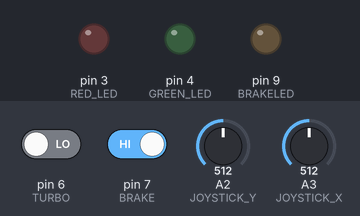
A sketch run on a simulated Arduino Pro Mini, built with avr-gcc and run on an emulated ATmega328P. On the bench: output pins drawn as LEDs (lit = HIGH). Inputs (shaded band) come from the test bench; at power-on: pin 7 (BRAKE) HIGH, A2 (JOYSTICK_Y) = 512, pin 6 (TURBO) LOW, A3 (JOYSTICK_X) = 512. What the sketch prints to the serial monitor is not drawn.

Above: at 0.11 s.
At 2.4 s:
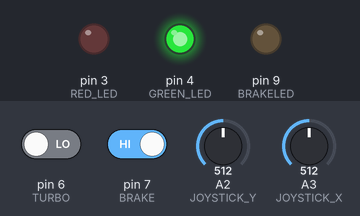
2.5 s: pin 7 (BRAKE) driven LOW
At 3.7 s:
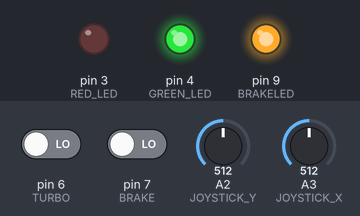
4.0 s: A2 (JOYSTICK_Y) set to 530
Timing chart, 0 to 7.0 s (numbered marks = the images above; inputs shaded):
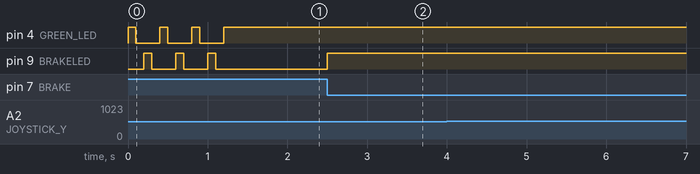

The sketch:

BigRobotJoystick_Revised_for_Xbee_Sending.ino
```cpp
/*
    James Beaver, Anthony Gilliland, Stephan Archambeault
    May 16, 2017
    ETEC 290 Capstone project

    Hand Controller device program for communication to robot via XBee 802.15 radio protocol.
    A 8 bit state variable is used to track status of LEDs, button presses, and other controls that are communicated
    to the receiving robot.  If the Up/Down joystick is pushed forward --> throttle control.

    Added a LED pushbutton input for throttle 'turbo' boost.  Throttle is limited without turbo boost.   Turbo boost
    substantially increases the throttle input when no steering angle is being applied.

    Added a LED pushbutton input for brakes.   Pressing the brake button applies braking force through servo rotation.
    The Up/Down joystick is currently only used for throttle.  Left/Right joystick input is being limited to 40% of full range.

    Added commuication response from the robot to the hand controller to validate proper communication status.

    Hardware setup:
      Arduino Pro Mini 5v 16MHz microcontroller
      Two Paralax 2-axis joysticks:  one for Up/Down, one for Left/Right
      XBee series 1 1mw U.FL Connection, mounted on a SparkFun 'XBee Explorer Regulated' board
      LED push buttons for brake and turbo boost to throttle
      LED for communication status

      TBD - Throttle limit, proportionally to turn rate, max un-boosted limit TBD
          -
*/

const int MOTOR_VALUE_STOP = 0;
const int X_JOYSTICK_MIN = 3;
const int X_JOYSTICK_MAX = 1022;
const int Y_JOYSTICK_MIN = 0;
const int Y_JOYSTICK_MAX = 1023;

const int NUMBER_OF_BYTES_OUTGOING = 8;          // serial data packet is 8 bytes
const int SERIAL_COMMAND_SET_ACK = 251;          // serial data code - next byte is response data
const int SERIAL_COMMAND_SET_CMD = 252;          // serial data code - next byte is a command byte
const int SERIAL_COMMAND_SET_THROTTLE = 253;     // serial data code - next byte is throttle setting
const int SERIAL_COMMAND_SET_STEERING_POS = 254; // serial data code - next byte is steering position
const int SERIAL_COMMAND_SET_BRAKE_POS = 255;    // serial data code - next byte is brake setting
const int NUMBER_OF_BYTES_INCOMING = 2;          // serial data response data packet size

const byte RED_LED = 3;     // robot disabled / communication loss
const byte GREEN_LED = 4;   // robot enabled / communication working
const byte BUTTON = 5;      // robot enable input button
const byte TURBO = 6;       // turbo boost input button
const byte BRAKE = 7;       // brake input button
const byte TURBOLED = 8;    // turbo ON indicator
const byte BRAKELED = 9;    // brake LED lights when brake applied

const int DEAD_ZONE = 5;    //  narrow deadzone near joystick centered position

const unsigned long TIME_BETWEEN_GET_DATA = 50;    // input sample rate and data send period in ms
const unsigned long COMM_LOSS_LIMIT = 600;         // how long can comm response be false before error thrown

const long SERIAL_DATA_SPEED_BPS = 38400;          //  baud rate for Capstone Xbee's

int debug = 0;           //  set to 1 for debug output on Serial Monitor

int JOYSTICK_X = A3;     //  left/right joystick input
int JOYSTICK_Y = A2;     //  up/down joystick input

int UDvalue;         //  var to hold run time Up / Down joystick (throttle/brake)
int LRvalue;         //  var to hold run time Left / Right steering joystick input
int UDcenter;        //  what value is generated when joystick is centered?
int LRcenter;        //  what value is generated when joystick is centered?

int throttleServoVal;    // value to send for throttle servo speed control
int steeringServoVal;    // value to send for steering servo position control
int brakeServoVal;       // value to send for brake servo position control

byte state_machine = 0x00;   // bit 0 = enable Robot.
                             // bit 1 = enable turbo.
                             // TBD - add bits for headlights, ??
                             // This variable tracks the status of the overall state machine

boolean turnOnOff = false;   //  false == 0, true != 0
boolean responseAck;         //  what is the robot's data response

int brakesOn;                // brakes ON / OFF
int valButton;               // variable for reading the enable button pin status

char incomingBytes[NUMBER_OF_BYTES_INCOMING];
char outgoingBytes[NUMBER_OF_BYTES_OUTGOING];  // char type holds signed values -128 to 127

unsigned long previousTime, responseTimer;

void setup()
{
  pinMode(RED_LED, OUTPUT);
  pinMode(GREEN_LED, OUTPUT);
  pinMode(BRAKELED, OUTPUT);
  pinMode(BUTTON, INPUT);
  pinMode(TURBO, INPUT);
  pinMode(BRAKE, INPUT);

  bitClear(state_machine, 0);     // Robot OFF mode
  responseAck = true;             // assume communication is working until we know it's not

  flashLEDs();                    //  cycle through the hand controller LEDs to ensure they work

  UDcenter = analogRead(JOYSTICK_Y);     //  initialize the centered joystick value
  LRcenter = analogRead(JOYSTICK_X);     //  initialize the centered joystick value

  throttleServoVal = UDcenter;    // initially: throttle position is off
  brakesOn = HIGH;                // initially: brakes OFF
  steeringServoVal = LRcenter;    // initially: steering centered

  Serial.begin(SERIAL_DATA_SPEED_BPS);   // enable serial communication
  previousTime = millis();               // initialize the time count
  responseTimer = millis();
}

void loop()
{
   turnOnOff = true;              // turn robot on immediately if it's power is on

//  turnOnOff = readButton();    // read button input value - subroutine near bottom of this code
//  Serial.print("turnOnOff ="); Serial.println(turnOnOff);

  bitClear(state_machine, 1);  //  make sure turbo boost bit is clear

  if (turnOnOff == true)       //  Robot ON state
  {
    bitSet(state_machine, 0);       // state_machine bits: Robot ON
  }
  if (turnOnOff == false)       //  Robot OFF state
  {
    bitClear(state_machine, 0);     // state_machine bits: Robot OFF
  }

  if( responseAck == true )          // communication working?
     digitalWrite(GREEN_LED, HIGH);  // turn on the Green LED
  else
     digitalWrite(GREEN_LED, LOW);  // turn off the Green LED

  if ( bitRead(state_machine,0) == true )     //  state machine == 'ON', so process the joystick inputs
  {
    int UDinput, LRinput;          // local variables to store joystick inputs

    boolean turboval = false;

    if (millis() - previousTime >= TIME_BETWEEN_GET_DATA)
    {
       UDinput = analogRead(JOYSTICK_Y);   //  read the current joystick input positions
       LRinput = analogRead(JOYSTICK_X);   //
       turboval = digitalRead(TURBO);      //  read postion of button for turbo - normally HIGH unless pressed
       brakesOn = digitalRead(BRAKE);      // is the brake applied?

//        Serial.print("LRinput = "); Serial.println(LRinput);

       if (turboval)
       {
         bitClear(state_machine, 1);
         digitalWrite(TURBOLED,LOW);
       }
       else
       {
         bitSet(state_machine, 1);
       }

        if(debug ==1)
        {  /*
          Serial.print("LRcenter = "); Serial.print(LRcenter);
          Serial.print("\t");
          Serial.print("UDcenter = "); Serial.print(UDcenter);
          Serial.print("\t");
          Serial.print("LRvalue = "); Serial.print(LRvalue);
          Serial.print("\t");
          Serial.print("UDvalue = "); Serial.println(UDvalue);   */
        }

      if ( UDinput > UDcenter )     // throttle is being applied
      {
         throttleServoVal = map(UDinput, UDcenter, Y_JOYSTICK_MAX, 0, 100);
         if ( (bitRead(state_machine,1) == 0) )    // turbo is not applied
         {
            //  do nothing.   leave throttle mapping alone
         }
         else           //  turbo is being applied
         {
            if ( steeringServoVal != 0)       //  disable turbo boost when not going straight
            {                                 //  robot could flip if too much throttle during turns
               bitClear(state_machine, 1);
               digitalWrite(TURBOLED,LOW);
            }
            else        //  full throttle!!
            {
               throttleServoVal = 100;
               digitalWrite(TURBOLED,HIGH);
            }

         }
      }
      else                          // throttle is off, so check for brakes
      {
         if (brakesOn == LOW)                // brake is being applied
         {
           brakeServoVal = -100;
           digitalWrite(BRAKELED, HIGH);
           throttleServoVal = 0;
        }
        else                               // brake is not being applied
        {
           brakeServoVal = 0;
           digitalWrite(BRAKELED, LOW);
        }

//    we're using a brake button instead of a joystick reading, so skipping this line:
//        brakeServoVal = map(UDinput, Y_JOYSTICK_MIN, UDcenter, -104, 0);

      }

   if( ( LRinput > (LRcenter-4)) && ( LRinput < (LRcenter+4) )  )
   {
      steeringServoVal = 0;      // dead zone --> don't map steering angle
//      Serial.print("LRinput = "); Serial.print(LRinput);   Serial.println(" deadzone ");
   }
   else
   {
      if ( LRinput > LRcenter )
      {
//        Serial.print("LRinput = "); Serial.print(LRinput);
        steeringServoVal = map(LRinput, LRcenter, X_JOYSTICK_MAX, 0, -100);
//        Serial.print("    "); Serial.print("steeringServoVal = "); Serial.println(steeringServoVal);
      }
      else
      {
//        Serial.print("LRinput = "); Serial.print(LRinput);
        steeringServoVal = map(LRinput, X_JOYSTICK_MIN, LRcenter, 100, 0);
//        Serial.print("    "); Serial.print("steeringServoVal = "); Serial.println(steeringServoVal);
      }
   }
      if(debug ==1)
      {   /*
          Serial.print("throttleServoVal = "); Serial.print(throttleServoVal);
          Serial.print("\t");
          Serial.print("steeringServoVal = "); Serial.print(steeringServoVal);
          Serial.print("\t");
          Serial.print("brakeServoVal = "); Serial.println(brakeServoVal);    */
      }

      if (throttleServoVal <= DEAD_ZONE && steeringServoVal <=  DEAD_ZONE && steeringServoVal >= -DEAD_ZONE)
      {
//        if (debug == 1)    Serial.println( "Deadzone" );

        SendNewMotorValues(MOTOR_VALUE_STOP, MOTOR_VALUE_STOP, brakeServoVal, state_machine);
//        read_Serial_Data_ack();
        bitClear(state_machine, 1);    //  clear the turbo bit, but allow brakes
        previousTime = millis();
      }
      else
      {
        SendNewMotorValues(throttleServoVal, steeringServoVal, brakeServoVal, state_machine);
//        read_Serial_Data_ack();
        bitClear(state_machine, 1);    //  clear the turbo bit for next loop
        previousTime = millis();
      }
      throttleServoVal = 0;     //  clear vars for next loop
      steeringServoVal = 0;
      brakeServoVal = 0;
    }
  }
  else      //  state machine == 'OFF', so tell the robot
  {
    //     Serial.print(" state_machine = "); Serial.println(state_machine,BIN);
    SendNewMotorValues(MOTOR_VALUE_STOP, MOTOR_VALUE_STOP, MOTOR_VALUE_STOP, state_machine);
 //   read_Serial_Data_ack();
    digitalWrite(GREEN_LED, LOW);        // turn off the Green LED
    previousTime = millis();
  }
}

//****************************** SUBROUTINES ************************************
void SendNewMotorValues(char throttle, char steering, char brake, byte statemachine)
{
   byte count;

   outgoingBytes[0] = SERIAL_COMMAND_SET_CMD;
   outgoingBytes[1] = statemachine;
   outgoingBytes[2] = SERIAL_COMMAND_SET_THROTTLE;
   outgoingBytes[3] = throttle;
   outgoingBytes[4] = SERIAL_COMMAND_SET_STEERING_POS;
   outgoingBytes[5] = steering;
   outgoingBytes[6] = SERIAL_COMMAND_SET_BRAKE_POS;
   outgoingBytes[7] = brake;

   if (debug == 1)
   {
      Serial.print("state_machine = "); Serial.print(statemachine, BIN);
      Serial.print("\t");
      Serial.print("throttle = "); Serial.print(throttle, DEC);
      Serial.print("\t");
      Serial.print("steering = "); Serial.print(steering, DEC);
      Serial.print("\t");
      Serial.print("brake = "); Serial.println(brake, DEC);
   }
   else
   {
      for (count = 0; count < NUMBER_OF_BYTES_OUTGOING; count++)
      {
         Serial.write( outgoingBytes[count] );  // send data via XBee to robot
      }
   }
}

void read_Serial_Data_ack()
{
   byte i;
   char garbage;

   if (Serial.available() >= NUMBER_OF_BYTES_INCOMING)    // check for incoming response data
   {
      while ( Serial.peek() != SERIAL_COMMAND_SET_ACK )   // data is available so assuming it's working
      {
         garbage = Serial.read();                         // this could get stuck if no ACK detected
      }
      for ( i=0; i<NUMBER_OF_BYTES_INCOMING; i++ )        // ack detected
      {
        incomingBytes[i] = Serial.read();
      }
      responseAck = incomingBytes[1];    // what was the response?
   }
   else                       // no data available, so comm must be down
   {
      responseAck = false;   // we didn't get a response
   }

   if (responseAck == false)
   {
      if( (millis() - responseTimer) <= COMM_LOSS_LIMIT)
      {
        responseAck = true;    //  set ACK = true for now, but let responseTimer continue lagging
      }
      else
      {
         //  leave responseAck = false   comm has been down for long time
      }
   }
   else       //  responseAck is true, so comm is working
   {
      responseTimer = millis();   //  reset timer for another loop
   }
}

int readButton()
{
  unsigned long contactTime;          // local variable; contactTime declared
  valButton = digitalRead(BUTTON);    // Read the pushbutton on an digital pin

  if (valButton == HIGH)              // Since 5V will produce a HIGH --> means button not pushed
    return turnOnOff;                 // return the value of turnOnOff without changing it

  contactTime = millis();             // set contactTime = to the millis() clock value
  while (valButton == LOW)            // button pressed produces a LOW while the pushbutton is pushed
  {
    valButton = digitalRead(BUTTON);  // read the button value again and keep reading until valButton is HIGH again
  }

  if (millis() - contactTime < 20)    // If the button is held for less than 20 ms
    return turnOnOff;                 // return the turnOnOff value unchanged

  return (1 - turnOnOff);             // if the button is held longer than 20 ms then change the turnOnOff
                                      // to the opposite value to what it was
}

void flashLEDs ()
{
  for( int j=0; j<3; j++)
  {
     digitalWrite(GREEN_LED, HIGH);    // turn on the Red LED
     digitalWrite(TURBOLED, LOW);      // turn off the Green LED
     digitalWrite(BRAKELED,LOW);       // turn off the Red LED
     delay(100);
     digitalWrite(GREEN_LED, LOW);     // turn off the Green LED
     digitalWrite(TURBOLED, HIGH);     // turn on the Blue LED
     digitalWrite(BRAKELED,LOW);       // turn off the Red LED
     delay(100);
     digitalWrite(GREEN_LED, LOW);     // turn off the Green LED
     digitalWrite(TURBOLED, LOW);      // turn off the Blue LED
     digitalWrite(BRAKELED,HIGH);      // turn on the Red LED
     delay(100);
     digitalWrite(GREEN_LED, LOW);     // turn off the Green LED
     digitalWrite(TURBOLED, LOW);      // turn off the Blue LED
     digitalWrite(BRAKELED,LOW);       // turn off the Red LED
     delay(100);
  }
}
```

Measured:
- after the input at 2.5 s, pin 9 (BRAKELED): LOW → HIGH at once
- after the input at 4.0 s, every drawn part: stays the same
- by itself, pin 4 (GREEN_LED): alternates HIGH for 0.10 s and LOW for 0.30 s, 6 changes in all, then stays HIGH
